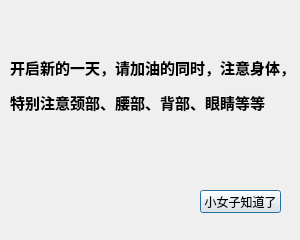
<?xml version="1.0" encoding="UTF-8"?>
<ui version="4.0">
 <class>QWelcomeDlg</class>
 <widget class="QDialog" name="QWelcomeDlg">
  <property name="geometry">
   <rect>
    <x>0</x>
    <y>0</y>
    <width>300</width>
    <height>240</height>
   </rect>
  </property>
  <property name="minimumSize">
   <size>
    <width>300</width>
    <height>240</height>
   </size>
  </property>
  <property name="maximumSize">
   <size>
    <width>300</width>
    <height>240</height>
   </size>
  </property>
  <property name="windowTitle">
   <string>每日加油站</string>
  </property>
  <property name="windowOpacity">
   <double>0.800000000000000</double>
  </property>
  <property name="toolTip">
   <string/>
  </property>
  <property name="whatsThis">
   <string>每日加油站 v0.1</string>
  </property>
  <widget class="QLabel" name="label">
   <property name="geometry">
    <rect>
     <x>10</x>
     <y>0</y>
     <width>381</width>
     <height>171</height>
    </rect>
   </property>
   <property name="text">
    <string>&lt;html&gt;&lt;head/&gt;&lt;body&gt;&lt;p&gt;&lt;span style=&quot; font-size:11pt; font-weight:600;&quot;&gt;开启新的一天，请加油的同时，注意身体，&lt;/span&gt;&lt;/p&gt;&lt;p&gt;&lt;span style=&quot; font-size:11pt; font-weight:600;&quot;&gt;特别注意颈部、腰部、背部、眼睛等等&lt;/span&gt;&lt;/p&gt;&lt;/body&gt;&lt;/html&gt;</string>
   </property>
  </widget>
  <widget class="QPushButton" name="pushbutton_ok">
   <property name="geometry">
    <rect>
     <x>200</x>
     <y>190</y>
     <width>81</width>
     <height>23</height>
    </rect>
   </property>
   <property name="text">
    <string>小女子知道了</string>
   </property>
  </widget>
 </widget>
 <resources/>
 <connections/>
</ui>
